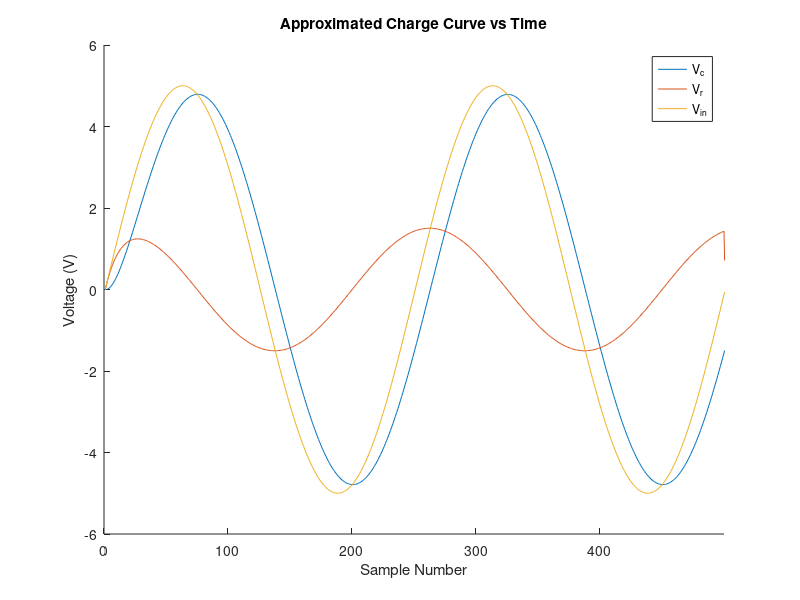

The MATLAB script that drew this image:
%% Part 2: The Flipped Circuit

clear all;
close all;

%% implementation

t = 0.04; % total time of 0.04 seconds, as seen in figure 4 of the handout. 
R = 1e3;  % 1000; % 1 k ohms
C = 1e-6; % 1e-6; % 1 micro F
h = 8e-5; % sampling rate in seconds per sample

% We're currently only considering the frequency being 50 Hz.
timesteps = 0:h:t;
% timesteps, all within the time domain. 
% there will be length(timesteps) samples taken. 
Vinput = 5 * sin(2 * pi * 50 * timesteps);
Vresistor = zeros(1,length(timesteps));
Vcapacitor = zeros(1,length(timesteps));

%% Construction and Execution of the model 
for k = 1:t/h
    Vresistor(k) = Vinput(k) - Vcapacitor(k);
    Vcapacitor(k+1) = (1 - (h / (R * C))) * Vcapacitor(k) + (h / (R * C)) * Vinput(k);
end
%% Plotting of data

figure(1);
hold on;
plot(Vcapacitor(:));
plot(Vresistor(:));
plot(Vinput(:));
hold off;
% set(gca, 'XTick', 0:k/t:k)
% set(gca, 'XTickLabel', 0:t)
% xlabel("Time (s)");
xlabel("Sample Number")
ylabel("Voltage (V)");
title("Approximated Charge Curve vs Time");
legend("V_c", "V_r", "V_i_n", "location", "best");
xlim([0 t / h]);
